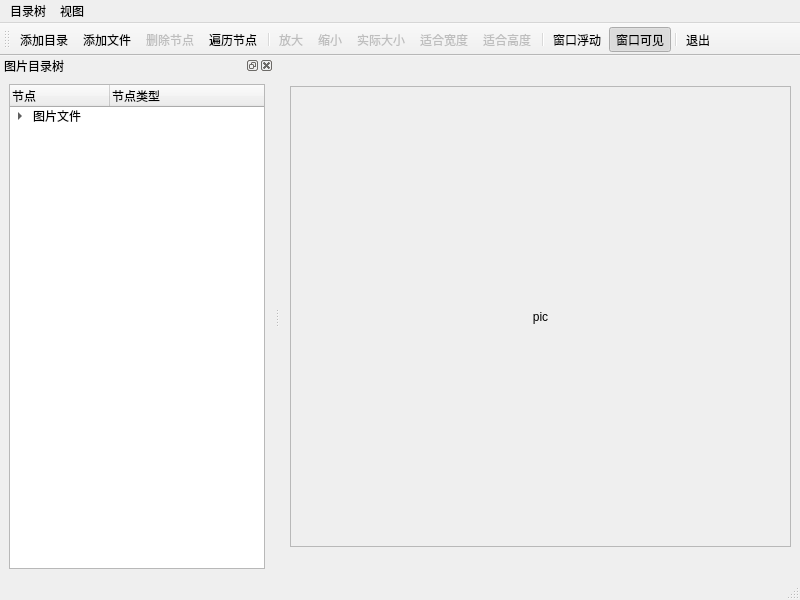
<?xml version="1.0" encoding="UTF-8"?>
<ui version="4.0">
 <class>MainWindow</class>
 <widget class="QMainWindow" name="MainWindow">
  <property name="geometry">
   <rect>
    <x>0</x>
    <y>0</y>
    <width>800</width>
    <height>600</height>
   </rect>
  </property>
  <property name="windowTitle">
   <string>MainWindow</string>
  </property>
  <widget class="QWidget" name="centralwidget">
   <widget class="QScrollArea" name="scrollArea">
    <property name="geometry">
     <rect>
      <x>10</x>
      <y>30</y>
      <width>501</width>
      <height>461</height>
     </rect>
    </property>
    <property name="widgetResizable">
     <bool>true</bool>
    </property>
    <widget class="QWidget" name="scrollAreaWidgetContents">
     <property name="geometry">
      <rect>
       <x>0</x>
       <y>0</y>
       <width>499</width>
       <height>459</height>
      </rect>
     </property>
     <layout class="QVBoxLayout" name="verticalLayout">
      <item>
       <widget class="QLabel" name="lblImage">
        <property name="text">
         <string>pic</string>
        </property>
        <property name="alignment">
         <set>Qt::AlignCenter</set>
        </property>
       </widget>
      </item>
     </layout>
    </widget>
   </widget>
  </widget>
  <widget class="QMenuBar" name="menubar">
   <property name="geometry">
    <rect>
     <x>0</x>
     <y>0</y>
     <width>800</width>
     <height>21</height>
    </rect>
   </property>
   <widget class="QMenu" name="menu">
    <property name="title">
     <string>目录树</string>
    </property>
    <addaction name="actAddFolder"/>
    <addaction name="actAddFiles"/>
    <addaction name="actDelItem"/>
    <addaction name="actScanItems"/>
    <addaction name="separator"/>
    <addaction name="actQuit"/>
   </widget>
   <widget class="QMenu" name="menu_2">
    <property name="title">
     <string>视图</string>
    </property>
    <addaction name="actZoomIn"/>
    <addaction name="actZoomOut"/>
    <addaction name="actZoomResize"/>
    <addaction name="actZoomFitW"/>
    <addaction name="actZoomFitH"/>
   </widget>
   <addaction name="menu"/>
   <addaction name="menu_2"/>
  </widget>
  <widget class="QStatusBar" name="statusbar"/>
  <widget class="QToolBar" name="toolBar">
   <property name="windowTitle">
    <string>toolBar</string>
   </property>
   <property name="toolButtonStyle">
    <enum>Qt::ToolButtonTextUnderIcon</enum>
   </property>
   <attribute name="toolBarArea">
    <enum>TopToolBarArea</enum>
   </attribute>
   <attribute name="toolBarBreak">
    <bool>false</bool>
   </attribute>
   <addaction name="actAddFolder"/>
   <addaction name="actAddFiles"/>
   <addaction name="actDelItem"/>
   <addaction name="actScanItems"/>
   <addaction name="separator"/>
   <addaction name="actZoomIn"/>
   <addaction name="actZoomOut"/>
   <addaction name="actZoomResize"/>
   <addaction name="actZoomFitW"/>
   <addaction name="actZoomFitH"/>
   <addaction name="separator"/>
   <addaction name="actDockFloat"/>
   <addaction name="actDockVisible"/>
   <addaction name="separator"/>
   <addaction name="actQuit"/>
  </widget>
  <widget class="QDockWidget" name="dockWidget">
   <property name="windowTitle">
    <string>图片目录树</string>
   </property>
   <attribute name="dockWidgetArea">
    <number>1</number>
   </attribute>
   <widget class="QWidget" name="dockWidgetContents">
    <layout class="QHBoxLayout" name="horizontalLayout">
     <item>
      <widget class="QTreeWidget" name="treeFiles">
       <column>
        <property name="text">
         <string>节点</string>
        </property>
       </column>
       <column>
        <property name="text">
         <string>节点类型</string>
        </property>
       </column>
       <item>
        <property name="text">
         <string>图片文件</string>
        </property>
        <property name="icon">
         <iconset resource="res.qrc">
          <normaloff>:/icons/15.ico</normaloff>:/icons/15.ico</iconset>
        </property>
        <item>
         <property name="text">
          <string>分组节点</string>
         </property>
         <property name="icon">
          <iconset resource="res.qrc">
           <normaloff>:/icons/open3.bmp</normaloff>:/icons/open3.bmp</iconset>
         </property>
         <item>
          <property name="text">
           <string>图片节点</string>
          </property>
          <property name="icon">
           <iconset resource="res.qrc">
            <normaloff>:/icons/31.ico</normaloff>:/icons/31.ico</iconset>
          </property>
         </item>
        </item>
        <item>
         <property name="text">
          <string>分组2</string>
         </property>
         <property name="icon">
          <iconset resource="res.qrc">
           <normaloff>:/icons/open3.bmp</normaloff>:/icons/open3.bmp</iconset>
         </property>
         <item>
          <property name="text">
           <string>图片2</string>
          </property>
          <property name="icon">
           <iconset resource="res.qrc">
            <normaloff>:/icons/31.ico</normaloff>:/icons/31.ico</iconset>
          </property>
         </item>
        </item>
       </item>
      </widget>
     </item>
    </layout>
   </widget>
  </widget>
  <action name="actAddFolder">
   <property name="icon">
    <iconset resource="res.qrc">
     <normaloff>:/icons/folder1.bmp</normaloff>:/icons/folder1.bmp</iconset>
   </property>
   <property name="text">
    <string>添加目录</string>
   </property>
   <property name="toolTip">
    <string>添加目录</string>
   </property>
   <property name="statusTip">
    <string>添加目录</string>
   </property>
   <property name="shortcut">
    <string>Ctrl+F</string>
   </property>
  </action>
  <action name="actAddFiles">
   <property name="icon">
    <iconset resource="res.qrc">
     <normaloff>:/icons/824.bmp</normaloff>:/icons/824.bmp</iconset>
   </property>
   <property name="text">
    <string>添加文件</string>
   </property>
   <property name="toolTip">
    <string>添加文件</string>
   </property>
   <property name="statusTip">
    <string>添加文件</string>
   </property>
   <property name="shortcut">
    <string>Ctrl+N</string>
   </property>
  </action>
  <action name="actZoomIn">
   <property name="enabled">
    <bool>false</bool>
   </property>
   <property name="icon">
    <iconset resource="res.qrc">
     <normaloff>:/icons/418.bmp</normaloff>:/icons/418.bmp</iconset>
   </property>
   <property name="text">
    <string>放大</string>
   </property>
   <property name="toolTip">
    <string>放大</string>
   </property>
   <property name="statusTip">
    <string>放大</string>
   </property>
   <property name="shortcut">
    <string>Ctrl+I</string>
   </property>
  </action>
  <action name="actZoomOut">
   <property name="enabled">
    <bool>false</bool>
   </property>
   <property name="icon">
    <iconset resource="res.qrc">
     <normaloff>:/icons/416.bmp</normaloff>:/icons/416.bmp</iconset>
   </property>
   <property name="text">
    <string>缩小</string>
   </property>
   <property name="toolTip">
    <string>缩小</string>
   </property>
   <property name="statusTip">
    <string>缩小</string>
   </property>
   <property name="shortcut">
    <string>Ctrl+O</string>
   </property>
  </action>
  <action name="actZoomResize">
   <property name="enabled">
    <bool>false</bool>
   </property>
   <property name="icon">
    <iconset resource="res.qrc">
     <normaloff>:/icons/414.bmp</normaloff>:/icons/414.bmp</iconset>
   </property>
   <property name="text">
    <string>实际大小</string>
   </property>
   <property name="toolTip">
    <string>实际大小</string>
   </property>
   <property name="statusTip">
    <string>实际大小</string>
   </property>
  </action>
  <action name="actZoomFitW">
   <property name="enabled">
    <bool>false</bool>
   </property>
   <property name="icon">
    <iconset resource="res.qrc">
     <normaloff>:/icons/424.bmp</normaloff>:/icons/424.bmp</iconset>
   </property>
   <property name="text">
    <string>适合宽度</string>
   </property>
   <property name="toolTip">
    <string>适合宽度</string>
   </property>
   <property name="statusTip">
    <string>适合宽度</string>
   </property>
   <property name="shortcut">
    <string>Ctrl+W</string>
   </property>
  </action>
  <action name="actDelItem">
   <property name="enabled">
    <bool>false</bool>
   </property>
   <property name="icon">
    <iconset resource="res.qrc">
     <normaloff>:/icons/delete1.bmp</normaloff>:/icons/delete1.bmp</iconset>
   </property>
   <property name="text">
    <string>删除节点</string>
   </property>
   <property name="toolTip">
    <string>删除节点</string>
   </property>
   <property name="statusTip">
    <string>删除节点</string>
   </property>
  </action>
  <action name="actQuit">
   <property name="icon">
    <iconset resource="res.qrc">
     <normaloff>:/icons/exit.bmp</normaloff>:/icons/exit.bmp</iconset>
   </property>
   <property name="text">
    <string>退出</string>
   </property>
   <property name="toolTip">
    <string>退出</string>
   </property>
   <property name="statusTip">
    <string>退出程序</string>
   </property>
  </action>
  <action name="actZoomFitH">
   <property name="enabled">
    <bool>false</bool>
   </property>
   <property name="icon">
    <iconset resource="res.qrc">
     <normaloff>:/icons/426.bmp</normaloff>:/icons/426.bmp</iconset>
   </property>
   <property name="text">
    <string>适合高度</string>
   </property>
   <property name="toolTip">
    <string>适合高度</string>
   </property>
   <property name="statusTip">
    <string>适合高度</string>
   </property>
   <property name="shortcut">
    <string>Ctrl+H</string>
   </property>
  </action>
  <action name="actScanItems">
   <property name="icon">
    <iconset resource="res.qrc">
     <normaloff>:/icons/fold.bmp</normaloff>:/icons/fold.bmp</iconset>
   </property>
   <property name="text">
    <string>遍历节点</string>
   </property>
   <property name="toolTip">
    <string>遍历节点</string>
   </property>
   <property name="statusTip">
    <string>遍历节点</string>
   </property>
  </action>
  <action name="actDockVisible">
   <property name="checkable">
    <bool>true</bool>
   </property>
   <property name="checked">
    <bool>true</bool>
   </property>
   <property name="icon">
    <iconset resource="res.qrc">
     <normaloff>:/icons/BEBULB_16.ICO</normaloff>:/icons/BEBULB_16.ICO</iconset>
   </property>
   <property name="text">
    <string>窗口可见</string>
   </property>
   <property name="toolTip">
    <string>窗口可见</string>
   </property>
   <property name="statusTip">
    <string>窗口可见</string>
   </property>
  </action>
  <action name="actDockFloat">
   <property name="checkable">
    <bool>true</bool>
   </property>
   <property name="icon">
    <iconset resource="res.qrc">
     <normaloff>:/icons/814.bmp</normaloff>:/icons/814.bmp</iconset>
   </property>
   <property name="text">
    <string>窗口浮动</string>
   </property>
   <property name="toolTip">
    <string>窗口浮动</string>
   </property>
   <property name="statusTip">
    <string>窗口浮动</string>
   </property>
  </action>
 </widget>
 <resources>
  <include location="res.qrc"/>
 </resources>
 <connections>
  <connection>
   <sender>actQuit</sender>
   <signal>triggered()</signal>
   <receiver>MainWindow</receiver>
   <slot>close()</slot>
   <hints>
    <hint type="sourcelabel">
     <x>-1</x>
     <y>-1</y>
    </hint>
    <hint type="destinationlabel">
     <x>399</x>
     <y>299</y>
    </hint>
   </hints>
  </connection>
 </connections>
</ui>
